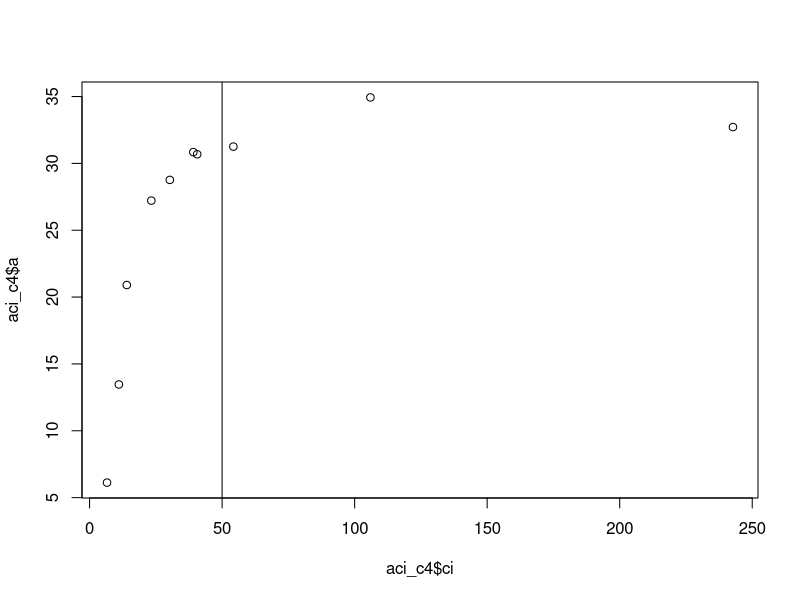

Source code (R):
## C4 example
############################################
############################################
############################################
library(doBy); library(stats)
# rm(list=ls()); 
dev.off(); 
cat("\f") # ~ ~ ~ ~ ~ ~ ~ ~ ~ ~ ~

############################################
# load minpack.lm package to fit C4 curves using nlsLM
############################################
library(minpack.lm)

############################################
# load implementation of C4 ACi curve fitter (based on von Caemmerer 2000 and function AciC4 from plantecophys)
############################################
#general inputs
#O2 Mesophyll O2 concentration
#FRM Fraction of day respiration that is mesophyll respiration (Rm)
#alpha Fraction of PSII activity in the bundle sheath (-)
#Q10 T-dependence parameter for Michaelis-Menten coefficients
#x Partitioning factor for electron transport
#THETA Shape parameter of the non-rectangular hyperbola
#Km,GammaStar Optionally, provide Michaelis-Menten coefficient for Farquhar model, and Gammastar. If not provided, they are calculated with a built-in function of leaf temperature
#Vpr PEP regeneration (mu mol m-2 s-1)
#gbs Bundle sheath conductance (mol m-2 s-1)
#Rd Day respiration rate (mu mol m-2 s-1), optional (if not provided, calculated from Tleaf, Rd0, Q10 and TrefR). Must be a positive value (an error occurs when a negative value is supplied

O2=210
FRM=0.5
alpha=0
Q10=2
x=0.4
THETA=0.7
low_gammastar <- 1.93e-4 # Half the reciprocal for Rubisco specificity (NOT CO2 compensation point)
Vpr=80
gbs= 3e-3

# enzyme-limited photosynthesis function
A.enzyme.func=a ~ (-(-(((pmin(ci * Vpmax/(ci + Kp), Vpr)) - Rm + gbs * ci) + (Vcmax - Rd) + gbs * 
                             K +((alpha/0.047) * (low_gammastar * Vcmax + Rd * Kc/Ko)))) - 
                         sqrt((-(((pmin(ci * Vpmax/(ci + Kp), Vpr)) - Rm + gbs * ci) + (Vcmax - Rd) + gbs * 
                                   K +((alpha/0.047) * (low_gammastar * Vcmax + Rd * Kc/Ko))))^2 - 4 * a.c * 
                                ((Vcmax - Rd) * ((pmin(ci * Vpmax/(ci + Kp), Vpr)) - Rm + gbs * ci) - 
                                   (Vcmax * gbs * low_gammastar * O2 + Rd * gbs * K))))/(2 * a.c)-Rd

# light-limited photosynthesis function
A.light.func= a~ (-(-((x * ((1/(2 * THETA)) * 
                                  (Qp2 + Jmax - sqrt((Qp2 + Jmax)^2 - 4 * THETA * Qp2 * Jmax)))/2 - 
                             Rm + gbs * ci) + ((1 - x) * ((1/(2 * THETA)) * 
                                                            (Qp2 + Jmax - sqrt((Qp2 + Jmax)^2 - 4 * THETA * Qp2 * Jmax)))/3 - Rd) +
                            gbs * (7 * low_gammastar * O2/3) + alpha * low_gammastar/0.047 *((1 - x) * 
                                                                                               ((1/(2 * THETA)) * 
                                                                                                  (Qp2 + Jmax - sqrt((Qp2 + Jmax)^2 - 4 * THETA * Qp2 * Jmax)))/3 + 7*Rd/3))) - 
                        sqrt((-((x * ((1/(2 * THETA)) * (Qp2 + Jmax - sqrt((Qp2 + Jmax)^2 - 4 * THETA * Qp2 * Jmax)))/2 - 
                                   Rm + gbs * ci) + ((1 - x) * ((1/(2 * THETA)) * 
                                                                  (Qp2 + Jmax - sqrt((Qp2 + Jmax)^2 - 4 * THETA * Qp2 * Jmax)))/3 - Rd) +
                                  gbs * (7 * low_gammastar * O2/3) + alpha * low_gammastar/0.047 *((1 - x) * 
                                                                                                     ((1/(2 * THETA)) * 
                                                                                                        (Qp2 + Jmax - sqrt((Qp2 + Jmax)^2 - 4 * THETA * Qp2 * Jmax)))/3 + 7*Rd/3)))^2 - 
                               4 * a.j * (((x * ((1/(2 * THETA)) * (Qp2 + Jmax - sqrt((Qp2 + Jmax)^2 - 4 * THETA * Qp2 * Jmax)))/2 - 
                                              Rm + gbs * ci) * ((1 - x) * ((1/(2 * THETA)) * (Qp2 + Jmax - sqrt((Qp2 + Jmax)^2 - 4 * 
                                                                                                                  THETA * Qp2 * Jmax)))/3 - Rd)) -gbs * 
                                            low_gammastar * O2 * ((1 - x) * ((1/(2 * THETA)) * 
                                                                               (Qp2 + Jmax - sqrt((Qp2 + Jmax)^2 - 4 * THETA * Qp2 * Jmax)))/3 + 7 * Rd/3))))/(2 * a.j)-Rd

############################################
# set parameters
############################################
id_c4 <- 'KBS_Zmay_1' # identifier for C4 curve of interest
b_tresp_R <- 0.1781075 # value for b parameter in temperature response curve for respiration (From Smith and Dukes (2017), doi = 10.1111/gcb.13735)
c_tresp_R <- -0.00179152 # value for c parameter in temperature response curve for respiration (From Smith and Dukes (2017), doi = 10.1111/gcb.13735)

############################################
# read in ACi curve
############################################
source <- read.csv('A_Ci_rawdata.csv') # set path within local environment
reps<-unique(source$curve_no)
aci_c4<-subset(source, curve_no == reps[[29]])
############################################
# read in SLCE_data
############################################
#slce <- read.csv('LCE_data.csv') # set path to local environment
#slce_c4 = subset(slce, aci_id == id_c4) # slce data for individual of interest

############################################
# extract dark respiration value from SLCE_data and add to Aci dataset
############################################
#rd_c4 <- slce_c4$Rd # find Rd value for curve of interest
#rd_c4_tphoto <- rd_c4 / exp((b_tresp_R * (slce_c4$Tleaf_R - slce_c4$Tleaf_photo)) + 
                     #         (c_tresp_R * (slce_c4$Tleaf_R^2 - slce_c4$Tleaf_photo^2))) # adjust Rd to similar temperature as the A/Ci data
#aci_c4$Rd <- rd_c4_tphoto # add dark respiration to ACi data

############################################
# set fit parameters (see documentation for function AciC4 from plantecophys)
############################################
Tleaf= 25 # in dataframe, in CHR format
Rd= 1
PPFD=mean(aci_c4$measurement_ppfd)
# Michaelis-Menten coefficients for CO2 (Kc, mu mol mol-1) and O (Ko, mmol mol-1) and combined (K)
Kc <- 650*Q10^((Tleaf-25)/10)
Kp <- 80*Q10^((Tleaf-25)/10)
Ko <- 450*Q10^((Tleaf-25)/10)
K <- Kc*(1+O2/Ko)
Rm <-  FRM*Rd # Day leaf respiration, umol m-2 s-1
Qp2 <- PPFD*0.85*(1-0.15)/2 # Non-rectangular hyperbola describing light effect on electron transport rate (J)
a.c <- 1 - (alpha*Kc)/(0.047*Ko)
a.j <- 1 - 7 * low_gammastar * alpha/(3 * 0.047)

############################################
# plot data to estimate transition point & find irregularities
############################################

plot(aci_c4$a~aci_c4$ci)
ci_trans <- 50 # estimated Ci transition point
abline(v = ci_trans)
# note the need to remove Ci point below 0

############################################
# fit the enzyme and light limited portions of the curve separately
############################################
est.Vcmax<-30

fit_enzyme <- nlsLM(A.enzyme.func, data = subset(aci_c4, ci < ci_trans & ci > 0), 
                    start=list(Vcmax=10,Vpmax=100), control=nls.control(maxiter=500, minFactor=1/10000)) # fit the enzyme limited portion of the curve (Vcmax and Vpmax)
fit_light = nlsLM(A.light.func, data= subset(aci_c4, ci >= ci_trans), 
                  start = list(Jmax = 130), control = nls.control(maxiter = 500, minFactor = 1/10000)) # fit the light-limted portion of the curve (Jmax)


# make a temp df for storage ####
#Obser<-subset(aci_c4, ci < ci_trans & ci > 0)
#Obser
#predict(fit_enzyme)


output<-data.frame(Vcmax=as.numeric(),
                    Vpmax=as.numeric())

sum.enzyme<-summary(fit_enzyme)
Vcmax<-sum.enzyme$coefficients[1,1]
Vpmax<-sum.enzyme$coefficients[2,1]

temp.df<-data.frame(Vcmax, Vpmax)

output<-rbind(output, temp.df)
